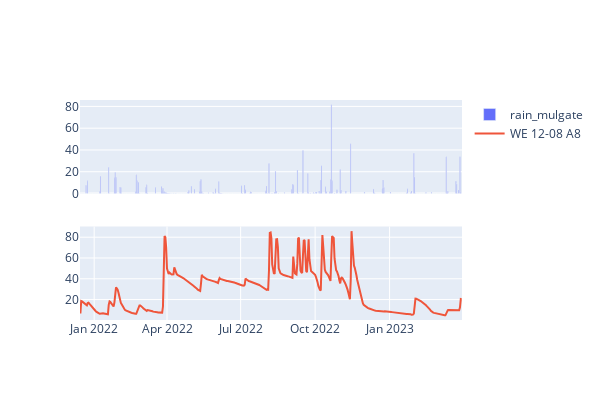
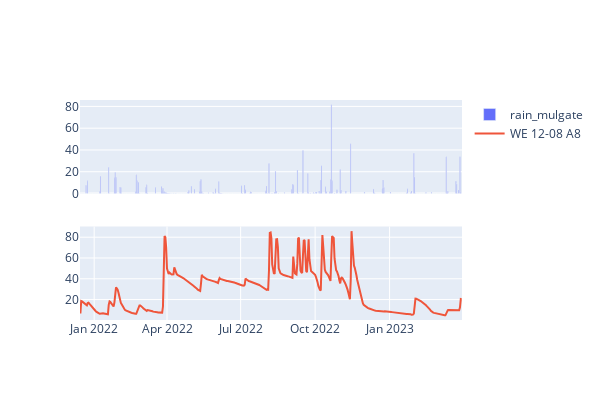
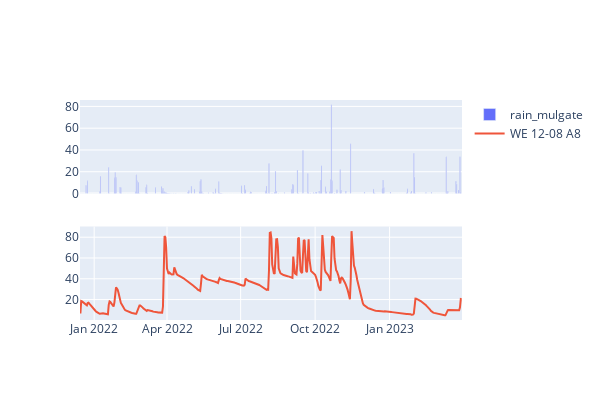
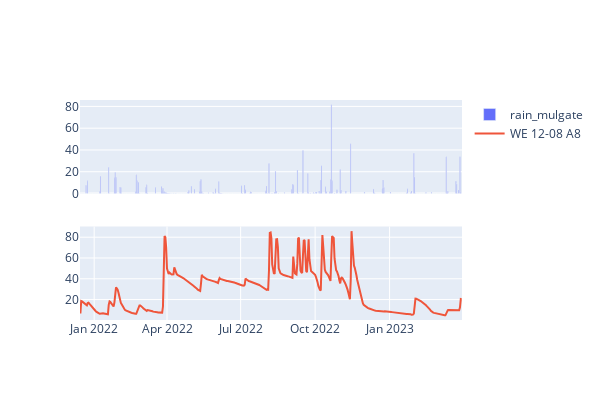

These figures' notebook cell, in order:
### Code cell
# plot the data
from ipywidgets import interact, fixed
import ipywidgets as widgets

import matplotlib.pyplot as plt
import seaborn as sns

#imports from plotly
import plotly.graph_objects as go
from plotly.subplots import make_subplots

# function to plot R2 of soil moisture to rainfall and various lag in rainfall
def plot_r2_lag(rain_data,sm_data,rain_name,sm_name,lag):
    # get the data
    rain = rain_data[rain_name]
    sm = sm_data.loc[sm_data['device']==sm_name].set_index('Date')[['v2']]
    # combine the two dataframes
    df = pd.concat([rain,sm],axis=1)
    # now plot with plotly express top plot should be a barplot of rainfall in the y and index in the x,
    # bottom plot should be the timeseries of soil moisture
    fig = make_subplots(rows=2,cols=1,shared_xaxes=True)
    fig.add_trace(go.Bar(x=df.index,y=df[rain_name],name=rain_name),row=1,col=1)
    fig.add_trace(go.Scatter(x=df.index,y=df['v2'],name=sm_name),row=2,col=1)
    fig.update_layout(height=400,width=600)
    fig.show()

    sm = sm.diff()
    
    #.diff()
    # shift the rain data by the lag
    rain_shift = rain.shift(lag)
    lag_plot = pd.concat([rain_shift,sm],axis=1)
    lag_plot.dropna(inplace=True)
    lag_plot = lag_plot.loc[lag_plot[rain_name]>0,:]
    # plot
    fig, ax = plt.subplots(figsize=(3,3))
    sns.scatterplot(data=lag_plot,x=rain_name,y='v2',ax=ax)
    ax.set_title('R2 = {:.2f}'.format(lag_plot.corr().iloc[0,1]**2))
    ax.set_xlabel(f'{rain_name} shifted by {lag} days')
    ax.set_ylabel(f'{sm_name} - v2')
    plt.show()
    return


interact(
    plot_r2_lag,
    rain_data=fixed(daily_data),
    sm_data=fixed(daily_sm_data),
    rain_name=widgets.Dropdown(options=[_ for _ in daily_data.columns if 'rain' in _]),
    sm_name=widgets.Dropdown(options=list(daily_sm_data.device.unique())),
    lag = widgets.IntSlider(min=-5,max=5,step=1,value=0)
)

None

### Figure 1 — Plotly figure (JSON) as saved in the notebook; plotly's stock layout.template omitted (floating-point values rounded to 4 significant figures; data arrays with more than 128 entries replaced by an {"elided": "..."} marker saying what was removed)
{"data": [{"name": "rain_mulgate", "type": "bar", "x": {"elided": "472 str values"}, "xaxis": "x", "y": {"elided": "472 float values"}, "yaxis": "y"}, {"name": "WE 12-08 A8", "type": "scatter", "x": {"elided": "472 str values"}, "xaxis": "x2", "y": {"elided": "472 float values"}, "yaxis": "y2"}], "layout": {"height": 400, "width": 600, "xaxis": {"anchor": "y", "domain": [0, 1], "matches": "x2", "showticklabels": false}, "xaxis2": {"anchor": "y2", "domain": [0, 1]}, "yaxis": {"anchor": "x", "domain": [0.575, 1]}, "yaxis2": {"anchor": "x2", "domain": [0, 0.425]}}}

### Figure 2 — Plotly figure (JSON) as saved in the notebook; plotly's stock layout.template omitted (floating-point values rounded to 4 significant figures; data arrays with more than 128 entries replaced by an {"elided": "..."} marker saying what was removed)
{"data": [{"name": "rain_mulgate", "type": "bar", "x": {"elided": "472 str values"}, "xaxis": "x", "y": {"elided": "472 float values"}, "yaxis": "y"}, {"name": "WE 12-08 A8", "type": "scatter", "x": {"elided": "472 str values"}, "xaxis": "x2", "y": {"elided": "472 float values"}, "yaxis": "y2"}], "layout": {"height": 400, "width": 600, "xaxis": {"anchor": "y", "domain": [0, 1], "matches": "x2", "showticklabels": false}, "xaxis2": {"anchor": "y2", "domain": [0, 1]}, "yaxis": {"anchor": "x", "domain": [0.575, 1]}, "yaxis2": {"anchor": "x2", "domain": [0, 0.425]}}}

### Figure 3 — Plotly figure (JSON) as saved in the notebook; plotly's stock layout.template omitted (floating-point values rounded to 4 significant figures; data arrays with more than 128 entries replaced by an {"elided": "..."} marker saying what was removed)
{"data": [{"name": "rain_mulgate", "type": "bar", "x": {"elided": "472 str values"}, "xaxis": "x", "y": {"elided": "472 float values"}, "yaxis": "y"}, {"name": "WE 12-08 A8", "type": "scatter", "x": {"elided": "472 str values"}, "xaxis": "x2", "y": {"elided": "472 float values"}, "yaxis": "y2"}], "layout": {"height": 400, "width": 600, "xaxis": {"anchor": "y", "domain": [0, 1], "matches": "x2", "showticklabels": false}, "xaxis2": {"anchor": "y2", "domain": [0, 1]}, "yaxis": {"anchor": "x", "domain": [0.575, 1]}, "yaxis2": {"anchor": "x2", "domain": [0, 0.425]}}}

### Figure 4 — Plotly figure (JSON) as saved in the notebook; plotly's stock layout.template omitted (floating-point values rounded to 4 significant figures; data arrays with more than 128 entries replaced by an {"elided": "..."} marker saying what was removed)
{"data": [{"name": "rain_mulgate", "type": "bar", "x": {"elided": "472 str values"}, "xaxis": "x", "y": {"elided": "472 float values"}, "yaxis": "y"}, {"name": "WE 12-08 A8", "type": "scatter", "x": {"elided": "472 str values"}, "xaxis": "x2", "y": {"elided": "472 float values"}, "yaxis": "y2"}], "layout": {"height": 400, "width": 600, "xaxis": {"anchor": "y", "domain": [0, 1], "matches": "x2", "showticklabels": false}, "xaxis2": {"anchor": "y2", "domain": [0, 1]}, "yaxis": {"anchor": "x", "domain": [0.575, 1]}, "yaxis2": {"anchor": "x2", "domain": [0, 0.425]}}}
